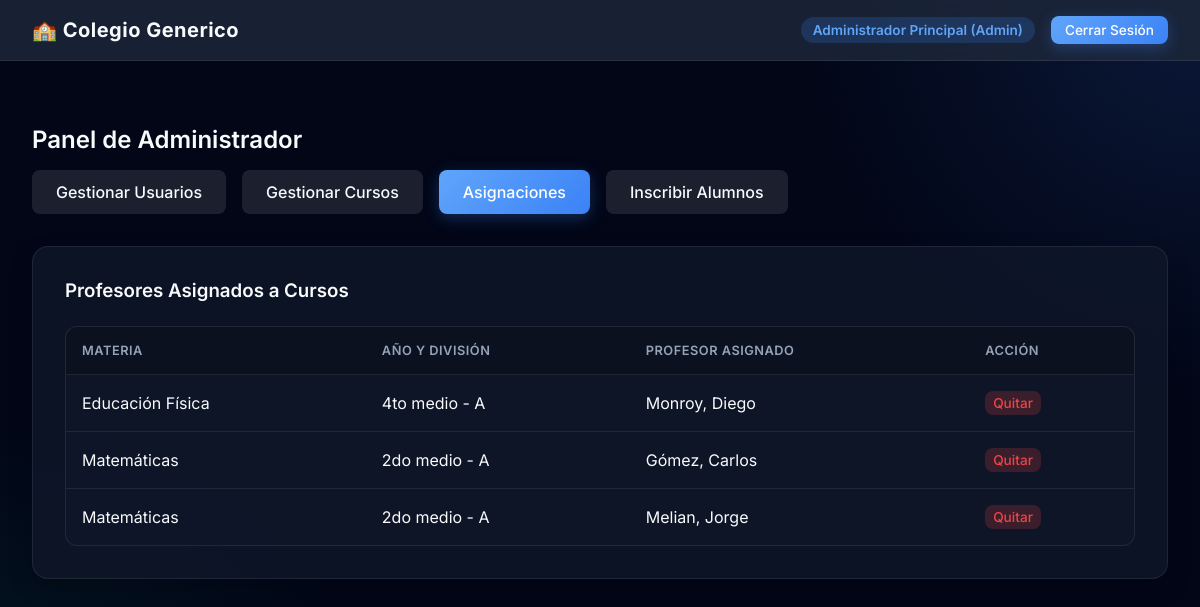
Before: /index.php?action=dashboard&tab=assignments (signed in) with the older database file.
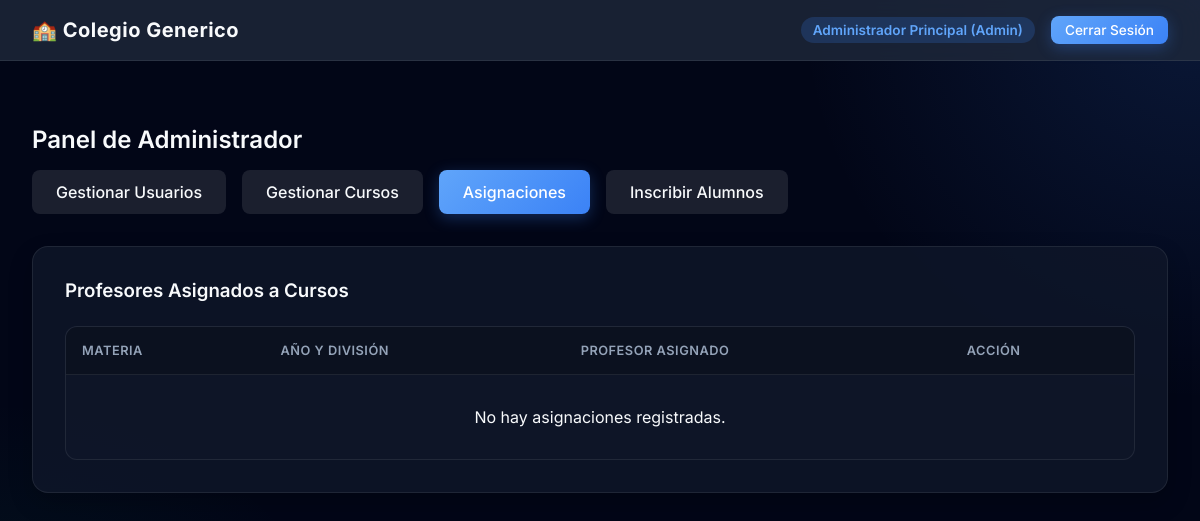
After: the same page with the newer database file.
### tables this page shows
CREATE TABLE courses (
    id INTEGER PRIMARY KEY AUTOINCREMENT,
    nombre TEXT NOT NULL,
    anio TEXT NOT NULL,
    division TEXT NOT NULL
);

CREATE TABLE users (
    id INTEGER PRIMARY KEY AUTOINCREMENT,
    username TEXT NOT NULL UNIQUE,
    password_hash TEXT NOT NULL,
    role TEXT NOT NULL CHECK(role IN ('admin', 'profesor', 'alumno')),
    nombre TEXT NOT NULL,
    apellido TEXT NOT NULL
);

### controllers/AdminController.php (called while the page is built, shortened)
<?php
require_once 'models/Course.php';
class AdminController {
    public function dashboard() {
        $database = new Database();
        $db = $database->getConnection();
        $courseModel = new Course($db);
        $tab = $_GET['tab'] ?? 'users';
        $assignments = [];
        if ($tab === 'assignments') {
            $assignmentsStmt = $courseModel->getAllAssignments();
            $assignments = $assignmentsStmt->fetchAll(PDO::FETCH_ASSOC);
        }
        require_once 'views/admin/dashboard.php';
    }
}
?>

### models/Course.php (called while the page is built, shortened)
<?php
class Course {
    private $conn;
    public function __construct($db) {
        $this->conn = $db;
    }
    public function getAllAssignments() {
        $query = "SELECT c.id as course_id, c.nombre as curso_nombre, c.anio, c.division, u.id as prof_id, u.nombre as prof_nombre, u.apellido as prof_apellido
                  FROM courses c
                  JOIN course_professor cp ON c.id = cp.course_id
                  JOIN users u ON cp.professor_id = u.id
                  ORDER BY c.nombre ASC, u.apellido ASC";
        $stmt = $this->conn->prepare($query);
        $stmt->execute();
        return $stmt;
    }
}
?>

### views/admin/dashboard.php (the view, shortened to what the changed rows need)
<?php require_once 'views/layouts/header.php'; ?>
<div class="fade-in" style="margin-top: 2rem;">
    <h2>Panel de Administrador</h2>
    <?php if($tab === 'users'): ?>
    <div class="card">
        <div style="display: flex; justify-content: space-between; align-items: center; margin-bottom: 1rem; flex-wrap: wrap; gap: 10px;">
            <h3 style="margin: 0;">Usuarios del Sistema</h3>
            <input type="text" id="userFilter" onkeyup="filterUsers()" class="form-control" placeholder="Buscar usuario..." style="max-width: 300px;">
        </div>
        <div class="table-wrapper">
            <table id="userTable">
                <thead>
                    <tr><th>Usuario</th><th>Rol</th><th>Nombre</th><th>Acción</th></tr>
                </thead>
                <tbody>
                    <?php foreach($users as $u): ?>
                    <tr>
                        <td><?= htmlspecialchars($u['username']) ?></td>
                        <td><?= htmlspecialchars($u['role']) ?></td>
                        <td><?= htmlspecialchars($u['apellido'].', '.$u['nombre']) ?></td>
                        <td>
                            <?php if($u['id'] !== $_SESSION['user_id']): ?>
                            <button type="button" class="btn" style="background:rgba(239, 68, 68, 0.2); color:var(--danger); padding:4px 8px;" onclick="confirmUserDelete(<?= $u['id'] ?>)">Borrar</button>
                            <?php endif; ?>
                        </td>
                    </tr>
                    <?php endforeach; ?>
                </tbody>
            </table>
        </div>
    </div>
    <div id="userModal" style="display:none; position:fixed; top:0; left:0; width:100%; height:100%; background:rgba(15, 23, 42, 0.9); z-index:9999; align-items:center; justify-content:center;">
        <div class="card" style="width:90%; max-width:440px; position:relative; background: var(--bg-secondary); border: 1px solid var(--accent-primary); box-shadow: 0 20px 50px rgba(0,0,0,0.5); backdrop-filter: none; -webkit-backdrop-filter: none;">
            <button onclick="closeUserModal()" style="position:absolute; top:20px; right:20px; background:transparent; border:none; font-size:28px; color:var(--text-secondary); cursor:pointer; line-height:1;">&times;</button>
            <h3 style="margin-top:0; margin-bottom:1.5rem; color: var(--accent-primary);">Nuevo Usuario</h3>
            <form method="POST" action="index.php?action=dashboard&tab=users">
                <input type="hidden" name="admin_action" value="create_user">
                <div class="form-group">
                    <input class="form-control" type="text" name="username" placeholder="Usuario" required>
                </div>
                <div class="form-group">
                    <input class="form-control" type="password" name="password" placeholder="Contraseña" required>
                </div>
                <div class="form-group">
                    <select class="form-control" name="role" required>
                        <option value="alumno">Alumno</option>
                        <option value="profesor">Profesor</option>
                        <option value="admin">Administrador</option>
                    </select>
                </div>
                <div class="form-group">
                    <input class="form-control" type="text" name="nombre" placeholder="Nombre" required>
                </div>
                <div class="form-group">
                    <input class="form-control" type="text" name="apellido" placeholder="Apellido" required>
                </div>
                <button type="submit" class="btn btn-primary" style="width:100%; margin-top: 1rem;">Guardar Usuario</button>
            </form>
        </div>
    </div>
    <div id="deleteConfirmModal" style="display:none; position:fixed; top:0; left:0; width:100%; height:100%; background:rgba(15, 23, 42, 0.9); z-index:9999; align-items:center; justify-content:center;">
        <div class="card" style="width: 100%; max-width: 400px; padding: 2rem;">
            <h3 style="margin-top:0; color:var(--danger);">Confirmar Eliminación</h3>
            <p style="font-size: 1.1rem; margin-top: 1rem;">¿Estás seguro que quieres borrar este usuario?</p>
            <p style="font-size: 0.85rem; color: var(--text-secondary); margin-bottom: 2rem;">Esta acción no se puede deshacer.</p>
            <div style="display:flex; justify-content:flex-end; gap:1rem;">
                <button type="button" class="btn" onclick="document.getElementById('deleteConfirmModal').style.display='none'">Cancelar</button>
                <form method="POST" action="index.php?action=dashboard&tab=users" style="margin:0;">
                    <input type="hidden" name="admin_action" value="delete_user">
                    <input type="hidden" id="deleteUserIdInput" name="user_id" value="">
                    <button type="submit" class="btn btn-primary" style="background:var(--danger);">Borrar Permanentemente</button>
                </form>
            </div>
        </div>
    </div>
        <script>
            function openUserModal() {
                document.getElementById('userModal').style.display = 'flex';
            }
            function closeUserModal() {
                document.getElementById('userModal').style.display = 'none';
            }
            function confirmUserDelete(id) {
                document.getElementById('deleteUserIdInput').value = id;
                document.getElementById('deleteConfirmModal').style.display = 'flex';
                // Move modal to body to prevent stacking context issues
                document.body.appendChild(document.getElementById('deleteConfirmModal'));
            }
            // Move modal to body on load to avoid backdrop issues
            document.addEventListener("DOMContentLoaded", () => {
                document.body.appendChild(document.getElementById('userModal'));
            });
            // Cerrar modal al hacer clic fuera
            document.getElementById('userModal').addEventListener('click', function(e) {
                if (e.target === this) closeUserModal();
            });
            function filterUsers() {
                let input = document.getElementById("userFilter");
                let filter = input.value.toLowerCase();
                let table = document.getElementById("userTable");
                let tr = table.getElementsByTagName("tr");
                for (let i = 1; i < tr.length; i++) {
                    let tdUsuario = tr[i].getElementsByTagName("td")[0];
                    let tdRol = tr[i].getElementsByTagName("td")[1];
                    let tdNombre = tr[i].getElementsByTagName("td")[2];
                    if (tdUsuario && tdRol && tdNombre) {
                        let txtValue = tdUsuario.textContent + " " + tdRol.textContent + " " + tdNombre.textContent;
                        tr[i].style.display = txtValue.toLowerCase().indexOf(filter) > -1 ? "" : "none";
                    }
                }
            }
        </script>
    <?php elseif($tab === 'assignments'): ?>
    <div class="card">
        <div class="table-wrapper">
            <table>
                <thead>
                    <tr>
                        <th>Materia</th>
                        <th>Año y División</th>
                        <th>Profesor Asignado</th>
                        <th>Acción</th>
                    </tr>
                </thead>
                <tbody>
                    <?php if(empty($assignments)): ?>
                    <tr><td colspan="4" style="text-align:center; padding: 2rem;">No hay asignaciones registradas.</td></tr>
                    <?php else: ?>
                    <?php foreach($assignments as $a): ?>
                    <tr>
                        <td><?= htmlspecialchars($a['curso_nombre']) ?></td>
                        <td><?= htmlspecialchars($a['anio'] . ' - ' . $a['division']) ?></td>
                        <td><?= htmlspecialchars($a['prof_apellido'] . ', ' . $a['prof_nombre']) ?></td>
                        <td>
                            <form method="POST" action="index.php?action=dashboard&tab=assignments" style="display:inline;">
                                <button type="submit" class="btn" style="background:rgba(239, 68, 68, 0.2); color:var(--danger); padding:4px 8px; font-size: 0.85rem;">Quitar</button>
                            </form>
                        </td>
                    </tr>
                    <?php endforeach; endif; ?>
                </tbody>
            </table>
        </div>
    </div>
    <?php endif; ?>
</div>
<?php require_once 'views/layouts/footer.php'; ?>

Changed rows visible on the page:
removed courses: nombre "Educación Física", anio+division "4to medio - A", users.apellido+nombre "Monroy, Diego"
removed courses: nombre "Matemáticas", anio+division "2do medio - A", users.apellido+nombre "Gómez, Carlos", users.apellido+nombre "Melian, Jorge"
Other visible differences:
text now shown: "No hay asignaciones registradas."
